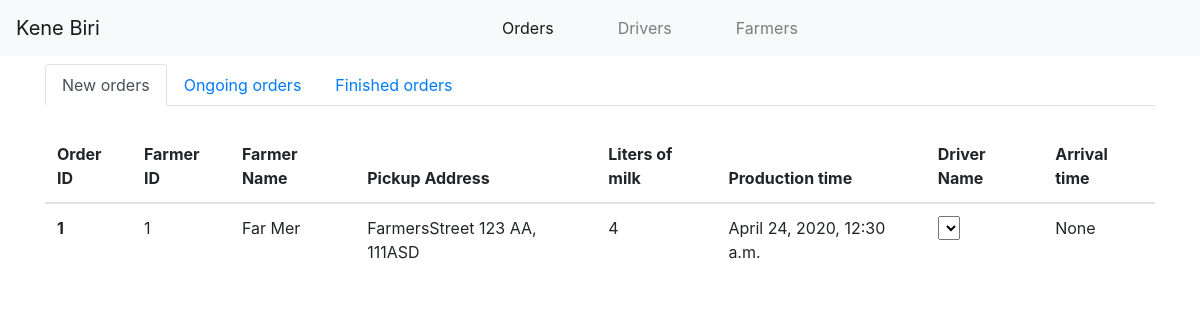
The page /control_panel/ on the database as committed earlier.
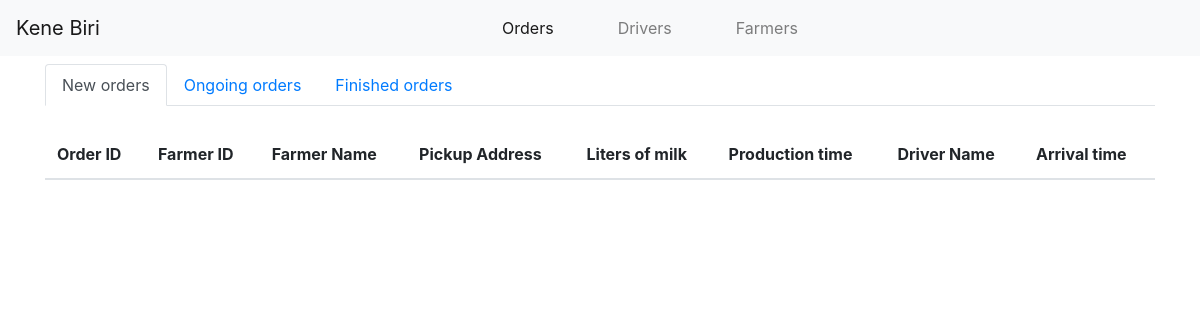
The same page on the database as committed later.
### control_panel/models/order.py (models this page shows)
class Order(models.Model):
    farmer = models.ForeignKey(Farmer, on_delete=models.SET_NULL, null=True)
    driver = models.ForeignKey(Driver, on_delete=models.SET_NULL, null=True, blank=True)
    liters_of_milk = models.IntegerField()
    production_time = models.DateTimeField()
    arrival_time = models.DateTimeField(null=True, blank=True)

### control_panel/models/farmer.py (models this page shows)
class Farmer(models.Model):
    first_name = models.CharField(max_length=50)
    last_name = models.CharField(max_length=50)
    street = models.CharField(max_length=200)
    house_nr = models.IntegerField()
    house_nr_extension = models.CharField(max_length=2)
    zipcode = models.CharField(max_length=10)
    phone_number = models.CharField(max_length=30, blank=None, null=None, default=None)

### control_panel/views.py (the view)
# urls.py: path('', views.OrdersView.as_view(), name='orders'),
class OrdersView(TemplateView):
    template_name = 'control_panel/orders.html'
    def get_context_data(self, **kwargs):
        context = super().get_context_data(**kwargs)
        orders = Order.objects.all()
        context['orders'] = self.process_orders(orders)
        context['drivers'] = self.process_drivers(Driver.objects.all(), orders)
        return context
    def process_orders(self, orders):
        orders_new = []
        orders_in_progress = []
        orders_done = []
        for order in orders:
            order.pickup_address = f'{order.farmer.street} {order.farmer.house_nr} ' \
                f'{order.farmer.house_nr_extension}, {order.farmer.zipcode}'
            if order.arrival_time is None and order.driver is None:
                orders_new.append(order)
            elif order.arrival_time is None and order.driver is not None:
                orders_in_progress.append(order)
            elif order.arrival_time is not None:
                orders_done.append(order)
        return {
            'orders_new': orders_new,
            'orders_in_progress': orders_in_progress,
            'orders_done': orders_done
        }
    def process_drivers(self, drivers, orders):
        available_drivers = []
        for driver in drivers:
            found = False
            for order in orders:
                if driver == order.driver:
                    found = True
            if not found:
                available_drivers.append(driver)
        return available_drivers

### control_panel/templates/control_panel/orders.html (shortened to what this page needs)
{% extends "control_panel/base.html" %}
{% block body %}
<div class="container">
    <div class="row pt-2">
        <div class="col-12">
    <ul class="nav nav-tabs" id="myTab" role="tablist">
      <li class="nav-item">
        <a class="nav-link active" id="home-tab" data-toggle="tab" href="#new" role="tab" aria-controls="new" aria-selected="true">New orders</a>
      </li>
      <li class="nav-item">
        <a class="nav-link" id="profile-tab" data-toggle="tab" href="#ongoing" role="tab" aria-controls="ongoing" aria-selected="false">Ongoing orders</a>
      </li>
      <li class="nav-item">
        <a class="nav-link" id="contact-tab" data-toggle="tab" href="#finished" role="tab" aria-controls="finished" aria-selected="false">Finished orders</a>
      </li>
    </ul>
            </div>
    </div>
    <div class="tab-content" id="myTabContent">
        <div class="tab-pane fade show active" id="new" role="tabpanel" aria-labelledby="new-tab">
            <div class="row pt-4">
                <div class="col-12">
                <table class="table">
                  <thead>
                    <tr>
                      <th scope="col">Order ID</th>
                      <th scope="col">Farmer ID</th>
                      <th scope="col">Farmer Name</th>
                      <th scope="col">Pickup Address</th>
                      <th scope="col">Liters of milk</th>
                      <th scope="col">Production time</th>
                      <th scope="col">Driver Name</th>
                      <th scope="col">Arrival time</th>
                    </tr>
                  </thead>
                  <tbody>
                  {% for order in orders.orders_new %}
                    <tr>
                      <th scope="row">{{ order.id }}</th>
                      <td>{{ order.farmer.id }}</td>
                      <td>{{ order.farmer.first_name }} {{ order.farmer.last_name }}</td>
                      <td>{{ order.pickup_address }}</td>
                      <td>{{ order.liters_of_milk }}</td>
                      <td>{{ order.production_time }}</td>
                      <td>
                          <select>
                          </select>
                      </td>
                      <td>{{ order.arrival_time }}</td>
                    </tr>
                  {% endfor %}
                  </tbody>
                </table>
                </div>
            </div>
        </div>
    </div>
</div>
{% endblock %}

Rows that differ between the two databases and show on the page:
removed Order: id "1", farmer.id "1", farmer.first_name "Far", farmer.last_name "Mer", pickup_address "FarmersStreet 123 AA, 111ASD", liters_of_milk "4", production_time "April 24, 2020, 12:30 a.m.", arrival_time "None"
